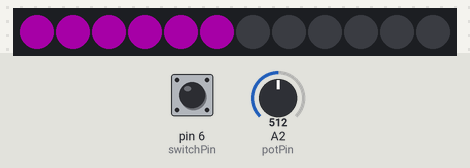
Bench run of a sketch on a simulated Arduino Uno, built with avr-gcc and run on an emulated ATmega328P. Parts: 12 RGB LEDs in strip order, left to right. The test bench sets the inputs (shaded band); at power-on: A2 (potPin) = 512, pin 6 (switchPin) LOW. Dim RGB values are drawn brighter than linear.

Above: at 1.2 s.
1.3 s: A2 (potPin) set to 86
At 1.9 s:
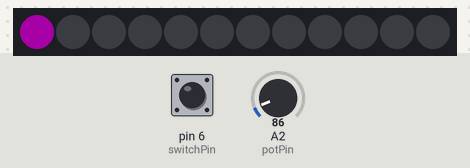
2.8 s: A2 (potPin) set to 74
At 4.0 s:
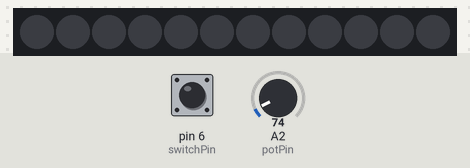
4.3 s: A2 (potPin) set to 1023
At 5.1 s:
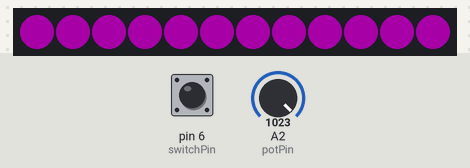
5.8 s: pin 6 (switchPin) pulled HIGH for 0.15 s
At 7.2 s:
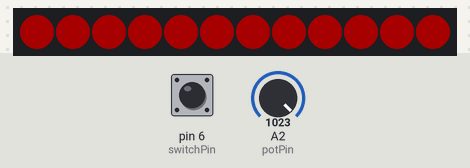
7.5 s: A2 (potPin) set to 306
At 7.8 s:
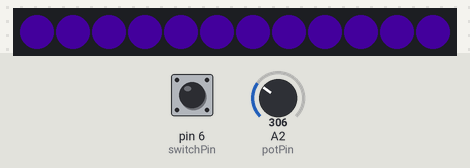
9.0 s: pin 6 (switchPin) pulled HIGH for 1 s
At 10.8 s:
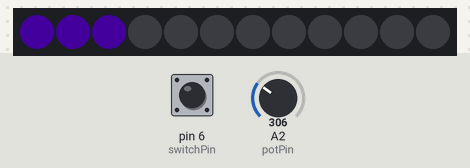
Timing chart, 0 to 12.3 s (numbered marks = the images above; inputs shaded):
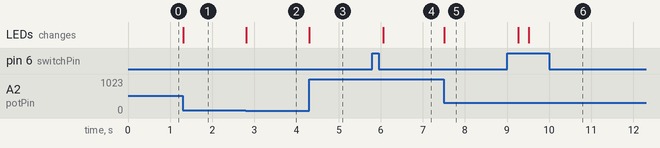

Measured:
- the behaviour switches between 79 and 78 on A2 (potPin) (found by bisection; images 1 and 2)
- after the input at 1.3 s, the LEDs: change at once (image 1)
- after the input at 2.8 s, the LEDs: change at once (image 2)
- after the input at 4.3 s, the LEDs: change at once (image 3)
- after the input at 5.8 s, the LEDs: change after 0.26 s (image 4)
- after the input at 7.5 s, the LEDs: change at once (image 5)
- after the input at 9.0 s, the LEDs: first change after 0.26 s (image 6 shows a later state)

The sketch:

neopixelpotcontrol.ino
```cpp
// Arduino code for Neopixel LED controller
// using a potentiometer and switch button
// (C) Ismail Uddin, 2015
// www.scienceexposure.com

#include <Adafruit_NeoPixel.h>
#define PIN 3
Adafruit_NeoPixel strip = Adafruit_NeoPixel(12, PIN, NEO_GRB + NEO_KHZ800);

int potPin = 2;
int val = 0;
int colorVal = 0;
int reading = 0;
int x;
int prevVal = 0;
int switchPin = 6;
boolean lastBtn = LOW;
boolean NeopixelColor = false;
boolean lastButton = LOW;


void setup() {
  // put your setup code here, to run once:
  strip.begin();
  strip.show();
  pinMode(switchPin, INPUT);

}

void loop() {
  // put your main code here, to run repeatedly:
  reading = analogRead(potPin);
  val = (reading/1024.0) * 13;
  colorVal = (reading/1024.0) * 255;

  if (digitalRead(switchPin) == HIGH && lastButton == LOW)
  {
    delay(250); // Account for contact debounce
    NeopixelColor = !NeopixelColor;

  }

  if (NeopixelColor == false)
  {
    // Neopixel LED number code
    strip.setBrightness(40);
    if (val != prevVal)
    {
      for ( x = 0; x < val; x++)
      {
        strip.setPixelColor(x,255,0,255);
      }
      for (x=val; x<13; x++)
      {
        strip.setPixelColor(x,0,0,0);
        strip.show();
      }
      prevVal = val;
    }
    else
    {
      strip.show();
    }

  }
  else
  {
    // Neopixel Color code
    for (x=0; x < prevVal; x++)
    {
      strip.setPixelColor(x,colorVal,0,255-colorVal);
      strip.show();
    }
  }
}
```
